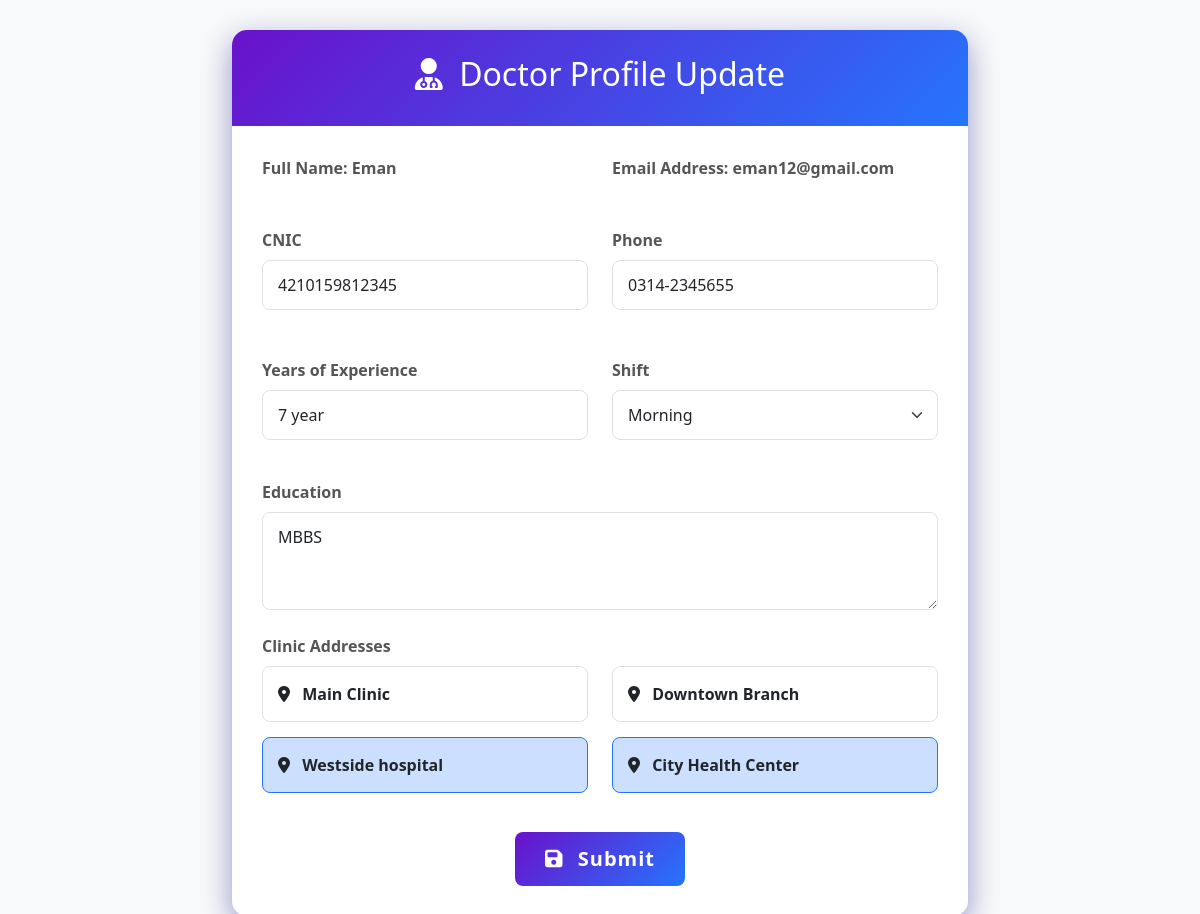
Screenshot of /doctor/update_doc.php?upid=8 (signed in) with the database file from the repository.
### tables this page shows
CREATE TABLE `doctor` (
  `id` int(11) NOT NULL,
  `name` varchar(255) NOT NULL,
  `email` varchar(255) NOT NULL,
  `phone` varchar(255) NOT NULL,
  `gender` varchar(255) NOT NULL,
  `DOB` date NOT NULL,
  `city` int(11) NOT NULL,
  `CNIC` varchar(13) NOT NULL,
  `education` varchar(255) NOT NULL,
  `experience` text NOT NULL,
  `speciality` int(11) NOT NULL,
  `shift` varchar(255) NOT NULL,
  `address` varchar(255) NOT NULL,
  `drimage` varchar(255) NOT NULL
);

CREATE TABLE `signup` (
  `id` int(11) NOT NULL,
  `name` varchar(255) NOT NULL,
  `phone` varchar(255) NOT NULL,
  `email` varchar(225) NOT NULL,
  `password` varchar(225) NOT NULL,
  `role` varchar(225) NOT NULL
);

### doctor/update_doc.php (the view, shortened to what this page needs)
   <?php
    include("../connection.php");
    if(isset($_GET['upid'])){
        $upid = $_GET['upid'];
        $query = "SELECT * FROM doctor WHERE id='$upid'";
        $result = mysqli_query($con, $query);
        $doctor = mysqli_fetch_assoc($result);
        $email = $doctor['email'];
        $name = $doctor['name'];
        $cnic = $doctor['CNIC'];
        $experience = $doctor['experience'];
        $shift = $doctor['shift'];
        $educate = $doctor['education'];
        $signquery = "SELECT * FROM signup WHERE email = '$email';";
        $signresult = mysqli_query($con, $signquery);
        $sign = mysqli_fetch_assoc($signresult);
        $phone = $sign['phone'];
        ?>
<!DOCTYPE html>
<html lang="en">
<head>
    <link href="https://cdn.jsdelivr.net/npm/bootstrap@5.3.0/dist/css/bootstrap.min.css" rel="stylesheet">
    <link rel="stylesheet" href="https://cdnjs.cloudflare.com/ajax/libs/animate.css/4.1.1/animate.min.css">
    <link rel="stylesheet" href="https://cdnjs.cloudflare.com/ajax/libs/font-awesome/6.4.0/css/all.min.css">
</head>
<body>
    <div class="container">
        <div class="row justify-content-center">
            <div class="col-lg-8">
                <div class="form-container animate__animated animate__fadeInUp">
                    <div class="form-header animate__animated animate__fadeIn">
                        <h2><i class="fas fa-user-md me-2"></i> Doctor Profile Update</h2>
                    </div>
                    <div class="form-body">
                        <form action="curd2.php" method="post">
                            <div class="row mb-4">
                                <div class="col-md-6 mb-3 animate__animated animate__fadeInLeft">
                                    <label for="name" class="form-label">Full Name: <?php echo $name; ?></label>
                                </div>
                                <div class="col-md-6 mb-3 animate__animated animate__fadeInRight">
                                    <label for="email" class="form-label">Email Address: <?php echo $email; ?></label>
                                </div>
                            </div>
                            <div class="row mb-4">
                                <div class="col-md-6 mb-3 animate__animated animate__fadeInLeft">
                                    <label for="phone" class="form-label">CNIC</label>
                                    <input type="text" class="form-control" id="cnic" name="cnic"  value="<?php echo $cnic; ?>">
                                </div>
                                 <div class="col-md-6 mb-3 animate__animated animate__fadeInLeft">
                                    <label for="phone" class="form-label">Phone</label>
                                    <input type="text" class="form-control" id="phone" name="phone"  value="<?php echo $phone; ?>">
                                </div>
                            </div>
                            <div class="row mb-4">
                                <div class="col-md-6 mb-3 animate__animated animate__fadeInLeft">
                                    <label for="experience" class="form-label">Years of Experience</label>
                                    <input type="text" class="form-control" id="experience" placeholder="5" value="<?php echo $experience?>" name="experience">
                                </div>
                                <div class="col-md-6 mb-3 animate__animated animate__fadeInRight">
                                    <label for="shift" class="form-label">Shift</label>
                                    <select class="form-select" id="shift" name="shift">
                                        <option value="Morning" <?php if($shift == "Morning") echo "selected"; ?>>Morning</option>
                                    </select>
                                </div>
                            </div>
                            <div class="mb-4 animate__animated animate__fadeInUp">
                                <label for="education" class="form-label">Education</label>
                                <textarea class="form-control" id="education" rows="3" placeholder="Medical degrees and qualifications" name="educate"><?php echo $educate?></textarea>
                            </div>
                            <div class="mb-4 animate__animated animate__fadeInUp">
                                <label class="form-label">Clinic Addresses </label>
                                <div class="row">
                                    <div class="col-md-6 address-checkbox animate__animated animate__fadeInRight">
                                        <label for="address4">
                                            <i class="fas fa-map-marker-alt me-2"></i>
                                            <strong>Main Clinic</strong>
                                        </label>
                                    </div>
                                    <div class="col-md-6 address-checkbox animate__animated animate__fadeInRight">
                                        <label for="address2">
                                            <i class="fas fa-map-marker-alt me-2"></i>
                                            <strong>Downtown Branch</strong>
                                        </label>
                                    </div>
                                   <div class="col-md-6 address-checkbox animate__animated animate__fadeInRight">
                                        <label for="address3">
                                            <i class="fas fa-map-marker-alt me-2"></i>
                                            <strong>Westside hospital</strong>
                                        </label>
                                    </div>
                                    <div class="col-md-6 address-checkbox animate__animated animate__fadeInRight">
                                        <label for="address1">
                                            <i class="fas fa-map-marker-alt me-2"></i>
                                            <strong>City Health Center</strong>
                                        </label>
                                    </div>
                                </div>
                            </div>
                                  <?php
    }
?>
                            <div class="text-center mt-4 animate__animated animate__fadeInUp">
                                <button type="submit" class="btn btn-update btn-lg text-white" name="update">
                                    <i class="fas fa-save me-2"></i> Submit
                                </button>
                            </div>
                        </form>
                    </div>
                </div>
            </div>
        </div>
    </div>
</body>
</html>

### doctor/update_doc.php (style rules this page uses)
body { background-color: #f8f9fa; font-family: 'Segoe UI', Tahoma, Geneva, Verdana, sans-serif; }
.form-container { background: white; border-radius: 15px; box-shadow: 0 10px 30px rgba(3, 12, 131, 0.42); overflow: hidden; margin-top: 30px; margin-bottom: 30px; transition: all 0.3s ease; }
.form-header { background: linear-gradient(135deg, #6a11cb 0%, #2575fc 100%); color: white; padding: 25px; text-align: center; }
.form-body { padding: 30px; }
.form-control, .form-select { border-radius: 8px; padding: 12px 15px; border: 1px solid #e0e0e0; transition: all 0.3s; }
.btn-update { background: linear-gradient(135deg, #6a11cb 0%, #2575fc 100%); border: none; padding: 12px 30px; font-weight: 600; letter-spacing: 1px; transition: all 0.3s; }
.address-checkbox { margin-bottom: 15px; }
.address-checkbox label { display: block; padding: 15px; border: 1px solid #e0e0e0; border-radius: 8px; cursor: pointer; transition: all 0.3s; }
.address-checkbox input[type="checkbox"]:checked + label { border-color: rgba(37, 117, 252, 1); background-color: rgba(37, 116, 252, 0.23); }
.form-label { font-weight: 600; margin-bottom: 8px; color: #555; }

### rows the page displays
doctor: name "Eman", email "eman12@gmail.com", cnic "4210159812345", experience "7 year", shift "Morning", educate "MBBS"
signup: phone "0314-2345655"
